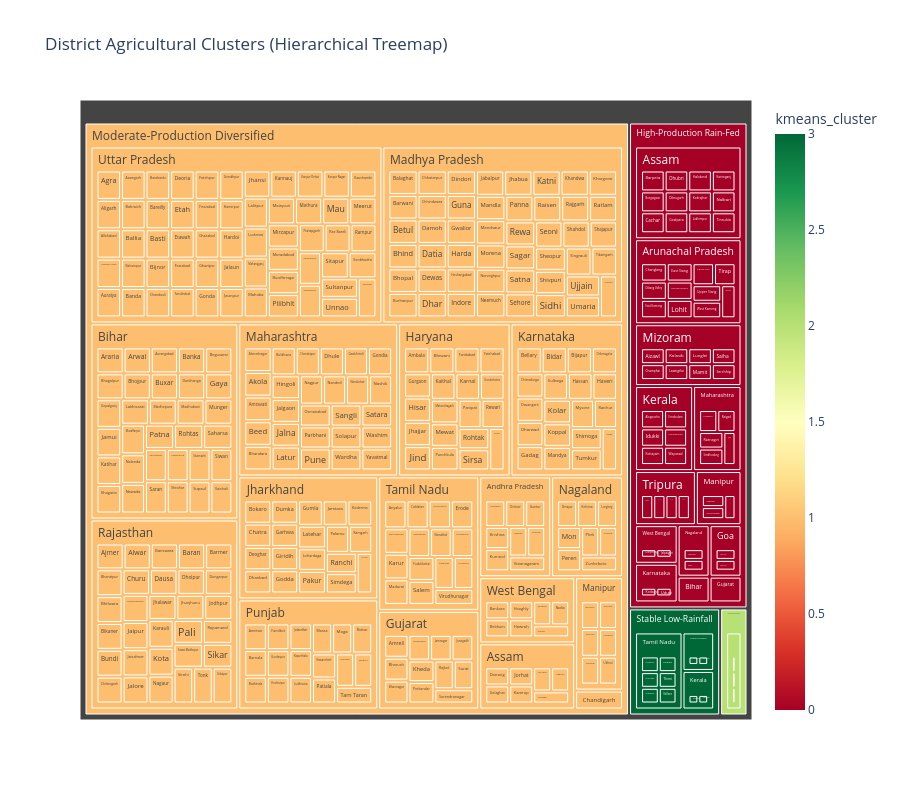

Notebook source saved alongside this figure:
### Markdown cell above
## 6. Cluster Map (District Colored by Cluster)

### Code cell
# Merge cluster data with district info
district_cluster_map = district_clustered[['district', 'cluster_label', 'kmeans_cluster']].copy()

# Get state for each district
district_state = india.groupby('district')['state'].first().reset_index()
district_cluster_map = district_cluster_map.merge(district_state, on='district', how='left')

# Create treemap
fig = px.treemap(
    district_cluster_map,
    path=['cluster_label', 'state', 'district'],
    title='District Agricultural Clusters (Hierarchical Treemap)',
    color='kmeans_cluster',
    color_continuous_scale='RdYlGn',
    height=800
)

fig.write_html(f'{OUTPUT}/india_cluster_map.html')
fig.show()

print(f"✅ Cluster map saved to: {OUTPUT}/india_cluster_map.html")

### Figure 1 — Plotly figure (JSON) as saved in the notebook; plotly's stock layout.template omitted (floating-point values rounded to 4 significant figures; data arrays with more than 128 entries replaced by an {"elided": "..."} marker saying what was removed)
{"data": [{"branchvalues": "total", "customdata": {"elided": "441x1 float values"}, "domain": {"x": [0, 1], "y": [0, 1]}, "hovertemplate": "labels=%{label}<br>count=%{value}<br>parent=%{parent}<br>id=%{id}<br>kmeans_cluster=%{color}<extra></extra>", "ids": {"elided": "441 str values"}, "labels": {"elided": "441 str values"}, "marker": {"coloraxis": "coloraxis", "colors": {"elided": "441 float values"}}, "name": "", "parents": {"elided": "441 str values"}, "type": "treemap", "values": {"elided": "441 int values"}}], "layout": {"coloraxis": {"colorbar": {"title": {"text": "kmeans_cluster"}}, "colorscale": [[0, "rgb(165,0,38)"], [0.1, "rgb(215,48,39)"], [0.2, "rgb(244,109,67)"], [0.3, "rgb(253,174,97)"], [0.4, "rgb(254,224,139)"], [0.5, "rgb(255,255,191)"], [0.6, "rgb(217,239,139)"], [0.7, "rgb(166,217,106)"], [0.8, "rgb(102,189,99)"], [0.9, "rgb(26,152,80)"], [1, "rgb(0,104,55)"]]}, "height": 800, "legend": {"tracegroupgap": 0}, "title": {"text": "District Agricultural Clusters (Hierarchical Treemap)"}}}
